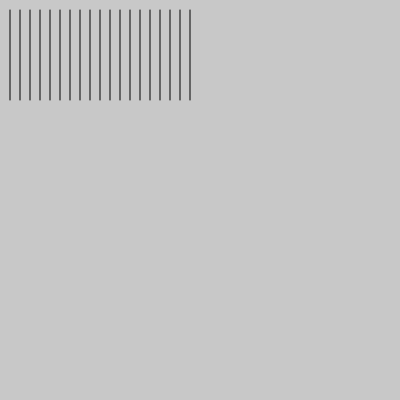
Frame 1 (no input)
Frame 60 (no input): identical to frame 1, image omitted
Frame 120 (the mouse pressed at the canvas centre since frame 60): identical to frame 1, image omitted

The p5.js sketch that drew this single still picture (run headless with seeded random() and noise() and a simulated clock; from frame 60 on, the mouse is pressed at the canvas centre):

// p5.js sketch
// ── sketch.js


function setup() {
  createCanvas(400, 400);
}

function draw() {
  background(200);
  var y1 = 10;
  var y2 = 100;
  var gap = 10;

  for (var i=10; i<200; i+=gap) {
    line(i, y1, i, y2);
  }
}
